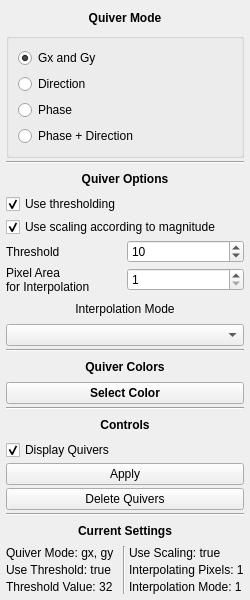
<?xml version="1.0" encoding="UTF-8"?>
<ui version="4.0">
 <class>QuiverPanel</class>
 <widget class="QMainWindow" name="QuiverPanel">
  <property name="windowModality">
   <enum>Qt::NonModal</enum>
  </property>
  <property name="geometry">
   <rect>
    <x>0</x>
    <y>0</y>
    <width>250</width>
    <height>600</height>
   </rect>
  </property>
  <property name="sizePolicy">
   <sizepolicy hsizetype="Minimum" vsizetype="Minimum">
    <horstretch>0</horstretch>
    <verstretch>0</verstretch>
   </sizepolicy>
  </property>
  <property name="windowTitle">
   <string>Quivers</string>
  </property>
  <widget class="QWidget" name="widget_main">
   <layout class="QVBoxLayout" name="verticalLayout">
    <property name="spacing">
     <number>3</number>
    </property>
    <property name="leftMargin">
     <number>6</number>
    </property>
    <property name="topMargin">
     <number>6</number>
    </property>
    <property name="rightMargin">
     <number>6</number>
    </property>
    <property name="bottomMargin">
     <number>6</number>
    </property>
    <item>
     <layout class="QVBoxLayout" name="verticalLayout_2">
      <item>
       <widget class="QLabel" name="l_mode">
        <property name="font">
         <font>
          <pointsize>9</pointsize>
          <weight>75</weight>
          <bold>true</bold>
         </font>
        </property>
        <property name="text">
         <string>Quiver Mode</string>
        </property>
        <property name="alignment">
         <set>Qt::AlignCenter</set>
        </property>
       </widget>
      </item>
      <item>
       <widget class="QGroupBox" name="group_mode">
        <layout class="QVBoxLayout" name="verticalLayout_5">
         <item>
          <widget class="QRadioButton" name="rb_gradient">
           <property name="text">
            <string>Gx and Gy</string>
           </property>
           <property name="checked">
            <bool>true</bool>
           </property>
          </widget>
         </item>
         <item>
          <widget class="QRadioButton" name="rb_direction">
           <property name="text">
            <string>Direction</string>
           </property>
          </widget>
         </item>
         <item>
          <widget class="QRadioButton" name="rb_phase">
           <property name="text">
            <string>Phase</string>
           </property>
          </widget>
         </item>
         <item>
          <widget class="QRadioButton" name="rb_phase_dir">
           <property name="text">
            <string>Phase + Direction</string>
           </property>
          </widget>
         </item>
        </layout>
       </widget>
      </item>
      <item>
       <widget class="Line" name="seperator_1">
        <property name="orientation">
         <enum>Qt::Horizontal</enum>
        </property>
       </widget>
      </item>
      <item>
       <widget class="QLabel" name="l_options">
        <property name="font">
         <font>
          <pointsize>9</pointsize>
          <weight>75</weight>
          <bold>true</bold>
         </font>
        </property>
        <property name="text">
         <string>Quiver Options</string>
        </property>
        <property name="alignment">
         <set>Qt::AlignCenter</set>
        </property>
       </widget>
      </item>
      <item>
       <widget class="QCheckBox" name="chb_threshold">
        <property name="text">
         <string>Use thresholding</string>
        </property>
        <property name="checked">
         <bool>true</bool>
        </property>
       </widget>
      </item>
      <item>
       <widget class="QCheckBox" name="chb_scaling">
        <property name="text">
         <string>Use scaling according to magnitude</string>
        </property>
        <property name="checked">
         <bool>true</bool>
        </property>
       </widget>
      </item>
      <item>
       <layout class="QHBoxLayout" name="layout_threshold">
        <item>
         <widget class="QLabel" name="l_threshold">
          <property name="text">
           <string>Threshold</string>
          </property>
         </widget>
        </item>
        <item>
         <widget class="QSpinBox" name="sb_threshold">
          <property name="maximum">
           <number>1024</number>
          </property>
          <property name="value">
           <number>10</number>
          </property>
         </widget>
        </item>
       </layout>
      </item>
      <item>
       <layout class="QHBoxLayout" name="layout_interpolate">
        <item>
         <widget class="QLabel" name="l_interpolate_2">
          <property name="text">
           <string>&lt;html&gt;&lt;head/&gt;&lt;body&gt;&lt;p&gt;Pixel Area &lt;br/&gt; for Interpolation&lt;/p&gt;&lt;/body&gt;&lt;/html&gt;</string>
          </property>
         </widget>
        </item>
        <item>
         <widget class="QSpinBox" name="sb_interpolate">
          <property name="minimum">
           <number>1</number>
          </property>
          <property name="maximum">
           <number>100</number>
          </property>
         </widget>
        </item>
       </layout>
      </item>
      <item>
       <widget class="QLabel" name="l_interpolate_3">
        <property name="text">
         <string>Interpolation Mode</string>
        </property>
        <property name="alignment">
         <set>Qt::AlignCenter</set>
        </property>
       </widget>
      </item>
      <item>
       <widget class="QComboBox" name="cb_interpolate"/>
      </item>
      <item>
       <widget class="Line" name="seperator_2">
        <property name="orientation">
         <enum>Qt::Horizontal</enum>
        </property>
       </widget>
      </item>
      <item>
       <widget class="QLabel" name="l_color_options">
        <property name="font">
         <font>
          <pointsize>9</pointsize>
          <weight>75</weight>
          <bold>true</bold>
         </font>
        </property>
        <property name="text">
         <string>Quiver Colors</string>
        </property>
        <property name="alignment">
         <set>Qt::AlignCenter</set>
        </property>
       </widget>
      </item>
      <item>
       <widget class="QPushButton" name="pb_color">
        <property name="font">
         <font>
          <weight>75</weight>
          <bold>true</bold>
         </font>
        </property>
        <property name="autoFillBackground">
         <bool>true</bool>
        </property>
        <property name="text">
         <string>Select Color</string>
        </property>
       </widget>
      </item>
      <item>
       <widget class="Line" name="line_3">
        <property name="orientation">
         <enum>Qt::Horizontal</enum>
        </property>
       </widget>
      </item>
      <item>
       <widget class="QLabel" name="l_controls">
        <property name="font">
         <font>
          <pointsize>9</pointsize>
          <weight>75</weight>
          <bold>true</bold>
         </font>
        </property>
        <property name="text">
         <string>Controls</string>
        </property>
        <property name="alignment">
         <set>Qt::AlignCenter</set>
        </property>
       </widget>
      </item>
      <item>
       <widget class="QCheckBox" name="chb_visibility">
        <property name="enabled">
         <bool>true</bool>
        </property>
        <property name="text">
         <string>Display Quivers</string>
        </property>
        <property name="checked">
         <bool>true</bool>
        </property>
       </widget>
      </item>
      <item>
       <widget class="QPushButton" name="pb_apply">
        <property name="text">
         <string>Apply</string>
        </property>
       </widget>
      </item>
      <item>
       <widget class="QPushButton" name="pb_delete">
        <property name="enabled">
         <bool>true</bool>
        </property>
        <property name="text">
         <string>Delete Quivers</string>
        </property>
       </widget>
      </item>
      <item>
       <widget class="Line" name="line">
        <property name="orientation">
         <enum>Qt::Horizontal</enum>
        </property>
       </widget>
      </item>
      <item>
       <widget class="QLabel" name="l_current_settings">
        <property name="font">
         <font>
          <pointsize>9</pointsize>
          <weight>75</weight>
          <bold>true</bold>
         </font>
        </property>
        <property name="text">
         <string>Current Settings</string>
        </property>
        <property name="alignment">
         <set>Qt::AlignCenter</set>
        </property>
       </widget>
      </item>
      <item>
       <layout class="QHBoxLayout" name="horizontalLayout">
        <item>
         <layout class="QVBoxLayout" name="verticalLayout_3">
          <item>
           <widget class="QLabel" name="l_qmode">
            <property name="text">
             <string>Quiver Mode: gx, gy</string>
            </property>
           </widget>
          </item>
          <item>
           <widget class="QLabel" name="l_threshold_use">
            <property name="text">
             <string>Use Threshold: true</string>
            </property>
           </widget>
          </item>
          <item>
           <widget class="QLabel" name="l_threshold_val">
            <property name="text">
             <string>Threshold Value: 32</string>
            </property>
           </widget>
          </item>
         </layout>
        </item>
        <item>
         <widget class="Line" name="line_2">
          <property name="orientation">
           <enum>Qt::Vertical</enum>
          </property>
         </widget>
        </item>
        <item>
         <layout class="QVBoxLayout" name="verticalLayout_4">
          <item>
           <widget class="QLabel" name="l_scaling_use">
            <property name="text">
             <string>Use Scaling: true</string>
            </property>
           </widget>
          </item>
          <item>
           <widget class="QLabel" name="l_scaling_val">
            <property name="text">
             <string>Interpolating Pixels: 1</string>
            </property>
           </widget>
          </item>
          <item>
           <widget class="QLabel" name="l_interpolation_mode">
            <property name="text">
             <string>Interpolation Mode: 1</string>
            </property>
           </widget>
          </item>
         </layout>
        </item>
       </layout>
      </item>
     </layout>
    </item>
   </layout>
  </widget>
 </widget>
 <resources/>
 <connections>
  <connection>
   <sender>pb_apply</sender>
   <signal>clicked()</signal>
   <receiver>QuiverPanel</receiver>
   <slot>processQuiver()</slot>
   <hints>
    <hint type="sourcelabel">
     <x>125</x>
     <y>442</y>
    </hint>
    <hint type="destinationlabel">
     <x>125</x>
     <y>300</y>
    </hint>
   </hints>
  </connection>
  <connection>
   <sender>pb_color</sender>
   <signal>clicked()</signal>
   <receiver>QuiverPanel</receiver>
   <slot>selectColor()</slot>
   <hints>
    <hint type="sourcelabel">
     <x>125</x>
     <y>359</y>
    </hint>
    <hint type="destinationlabel">
     <x>125</x>
     <y>300</y>
    </hint>
   </hints>
  </connection>
  <connection>
   <sender>pb_delete</sender>
   <signal>clicked()</signal>
   <receiver>QuiverPanel</receiver>
   <slot>deleteQuivers()</slot>
   <hints>
    <hint type="sourcelabel">
     <x>125</x>
     <y>470</y>
    </hint>
    <hint type="destinationlabel">
     <x>125</x>
     <y>300</y>
    </hint>
   </hints>
  </connection>
  <connection>
   <sender>chb_visibility</sender>
   <signal>stateChanged(int)</signal>
   <receiver>QuiverPanel</receiver>
   <slot>toggleQuiver()</slot>
   <hints>
    <hint type="sourcelabel">
     <x>125</x>
     <y>420</y>
    </hint>
    <hint type="destinationlabel">
     <x>125</x>
     <y>300</y>
    </hint>
   </hints>
  </connection>
 </connections>
 <slots>
  <slot>processQuiver()</slot>
  <slot>deleteQuivers()</slot>
  <slot>toggleQuiver()</slot>
  <slot>selectColor()</slot>
 </slots>
</ui>
